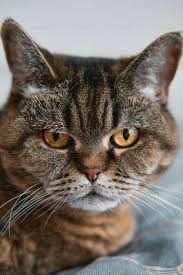
#> input picture Photos/images.jpg, 183 x 275 px
$ python 18contours.py
#> lines starting #> are read from the running program, lines starting #| are printed output that depends on the picture; after the words box and inside, x2 and y2 are one past the last pixel; in counts of white or black regions, pixels touching at a corner belong together

import cv2 as cv
import numpy as np

img=cv.imread('Photos/images.jpg')
#> img is the input picture: shape (275, 183, 3); mean B, G, R 105, 112.7, 120.4
cv.imshow("cat",img)

img1=cv.cvtColor(img,cv.COLOR_BGR2GRAY)
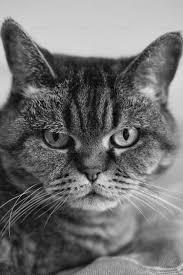
#> img1: shape (275, 183); min 1, max 232, mean 114.2
cv.imshow("img1",img1)

blur=cv.GaussianBlur(img1,(7,7),cv.BORDER_DEFAULT) # just by bluring no of contour is reduced
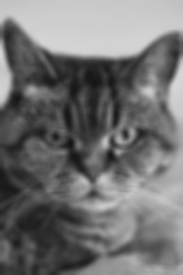
#> blur: shape (275, 183); min 19, max 215, mean 114.2
cv.imshow("bLUR",blur)

edge=cv.Canny(blur,150,250)
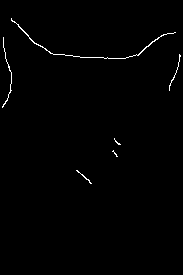
#> edge: shape (275, 183); 0.77% white in thin lines or dots, all inside (x1, y1, x2, y2) = (2, 18, 181, 184)
cv.imshow('Edge',edge)

contours,heirarchy=cv.findContours(edge,cv.RETR_LIST,cv.CHAIN_APPROX_SIMPLE)
#> contours = 6 contours, 5 with area under 20; largest, box (x1, y1, x2, y2) and area: (11, 18, 176, 59) 46
print(len(contours))
#| 6
cv.waitKey(0)

#cv.RETR_LIST =Find ALL contours (outer + inner + everything) no heirarchy will treat every shape equally
#cv.CHAIN_APPROX_SIMPLE=Compress contour → keeps the essential points instead of every single pixel along the edge in memory
# (mainly for memory efficiency)


# cv.CHAIN_APPROX_NONE =store every pixel along the edge,
